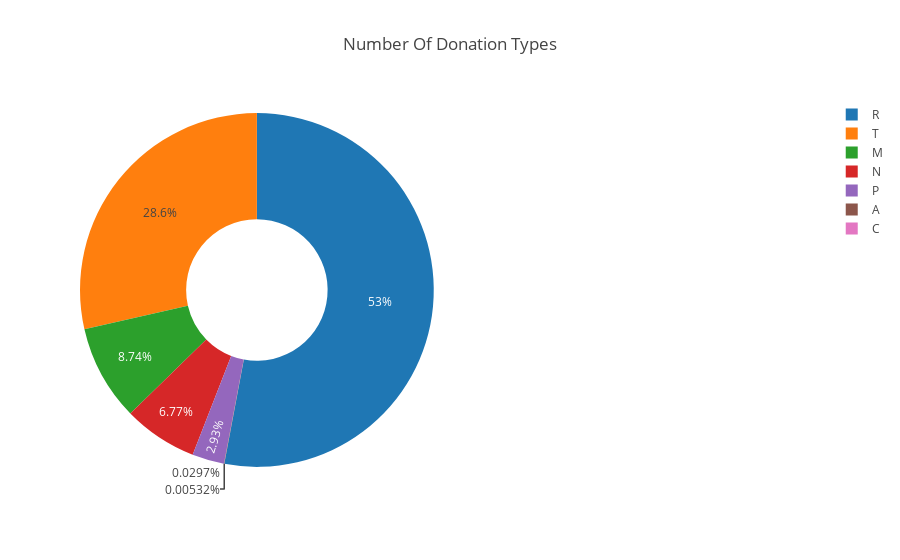

Notebook cell for this chart:
### Code cell
labels = df['Donation_type '].value_counts().index
sizes = df['Donation_type '].value_counts().values

fig = {
  "data": [
    {
      "values": sizes,
      "labels": labels,
      "domain": {"x": [0, .48]},
      "name": "Donation Type",
      "hoverinfo":"label+percent+name",
      "hole": .4,
      "type": "pie"
    }],
  "layout": {
        "title":"Number Of Donation Types",
#         "annotations": [
#             {
#                 "font": {
#                     "size": 30
#                 },
#                 "showarrow": False,
#                 "text": "Donation",
#                 "x": 0.17,
#                 "y": 0.5
#             } ]
  }}
py.iplot(fig, filename='donut')

### Figure 1 — Plotly figure (JSON) as saved in the notebook; plotly's stock layout.template omitted (floating-point values rounded to 4 significant figures)
{"data": [{"domain": {"x": [0, 0.48]}, "hole": 0.4, "hoverinfo": "label+percent+name", "labels": ["R", "T", "M", "N", "P", "A", "C"], "name": "Donation Type", "values": [119386, 64420, 19709, 15271, 6598, 67, 12], "type": "pie", "uid": "aac76111-0eaf-4ed5-a2b5-bea29e76fd2a"}], "layout": {"title": {"text": "Number Of Donation Types"}}}
